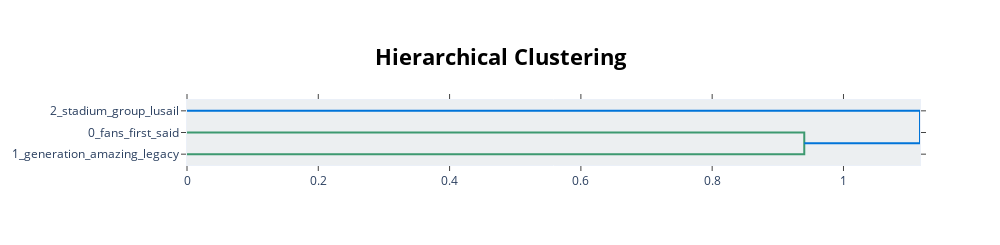

The notebook cell this image was saved under:
### Code cell
model.visualize_hierarchy(top_n_topics=10)

### Figure 1 — Plotly figure (JSON) as saved in the notebook; plotly's stock layout.template omitted (floating-point values rounded to 4 significant figures)
{"data": [{"hoverinfo": "text", "marker": {"color": "rgb(61,153,112)"}, "mode": "lines", "type": "scatter", "x": [0, 0.9403, 0.9403, 0], "xaxis": "x", "y": [-15, -15, -25, -25], "yaxis": "y"}, {"hoverinfo": "text", "marker": {"color": "rgb(0,116,217)"}, "mode": "lines", "type": "scatter", "x": [0, 1.117, 1.117, 0.9403], "xaxis": "x", "y": [-5, -5, -20, -20], "yaxis": "y"}], "layout": {"autosize": false, "height": 245, "hoverlabel": {"bgcolor": "white", "font": {"family": "Rockwell", "size": 16}}, "hovermode": "closest", "plot_bgcolor": "#ECEFF1", "showlegend": false, "title": {"font": {"color": "Black", "size": 22}, "text": "<b>Hierarchical Clustering", "x": 0.5, "xanchor": "center", "yanchor": "top"}, "width": 1000, "xaxis": {"mirror": "allticks", "rangemode": "tozero", "showgrid": false, "showline": true, "showticklabels": true, "ticks": "outside", "type": "linear", "zeroline": false}, "yaxis": {"mirror": "allticks", "range": [-30, 0], "rangemode": "tozero", "showgrid": false, "showline": true, "showticklabels": true, "tickmode": "array", "ticks": "outside", "ticktext": ["2_stadium_group_lusail", "0_fans_first_said", "1_generation_amazing_legacy"], "tickvals": [-5, -15, -25], "type": "linear", "zeroline": false}}}
